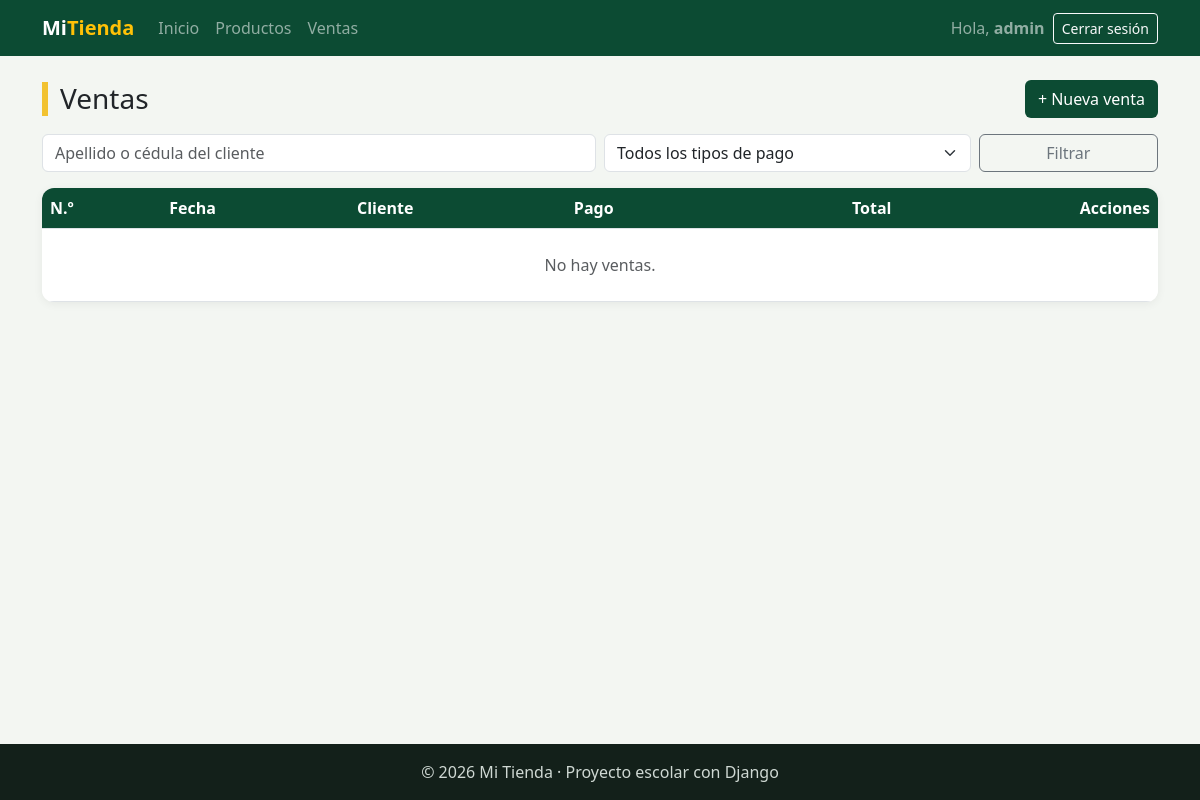
The page /facturacion/ventas/ (signed in) on the database as committed earlier.
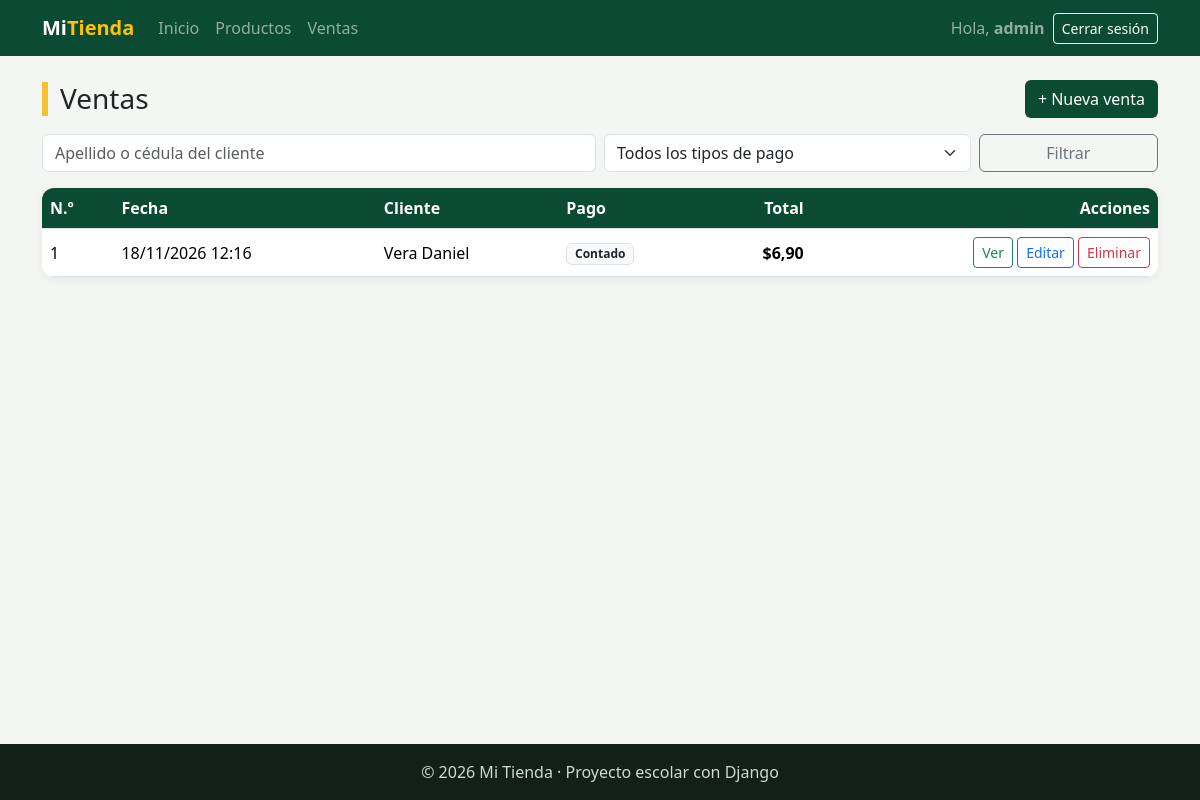
The same page on the database as committed later.
### facturacion/models.py (models this page shows, shortened)
class ModeloBase(models.Model):
    user = models.ForeignKey(                    # 1:N con User: un usuario registra muchos registros
        User,
        on_delete=models.SET_NULL,               # Si borran al usuario, el registro se queda con user vacío
        null=True,                               # SET_NULL necesita que la columna acepte NULL
        blank=True,
        editable=False,                          # No aparece en formularios: lo llena la VISTA, no la persona
        related_name="%(class)s_registrados",    # %(class)s = nombre del modelo → user.producto_registrados
        verbose_name="Registrado por",
    )
    fecha_creacion = models.DateTimeField("Fecha de creación", auto_now_add=True)   # Se llena sola al CREAR
    fecha_modificacion = models.DateTimeField("Última modificación", auto_now=True) # Se actualiza sola en CADA save()
    class Meta:
        abstract = True                          # ← LA CLAVE: modelo "molde", sin tabla propia

class Venta(ModeloBase):
    cliente = models.ForeignKey(Cliente, on_delete=models.PROTECT, related_name="ventas")   # 1:N
    fecha_hora = models.DateTimeField("Fecha y hora", default=timezone.now)   # default: la hora actual, editable
    subtotal = models.DecimalField(max_digits=12, decimal_places=2, default=0, editable=False)
    iva = models.DecimalField("IVA", max_digits=12, decimal_places=2, default=0, editable=False)
    total = models.DecimalField(max_digits=12, decimal_places=2, default=0, editable=False)
    tipo_pago = models.CharField(
        "Tipo de pago",
        max_length=15,
        choices=TipoPago.choices,                # Solo acepta contado, credito, transferencia o tarjeta
        default=TipoPago.CONTADO,
    )
    class Meta:
        verbose_name = "Venta"
        verbose_name_plural = "Ventas"
        ordering = ["-fecha_hora"]               # La más reciente primero

class Cliente(ModeloBase):
    cedula = models.CharField("Cédula", max_length=10, unique=True)
    nombres = models.CharField(max_length=80)
    apellidos = models.CharField(max_length=80)
    email = models.EmailField("Correo", blank=True)
    telefono = models.CharField("Teléfono", max_length=15, blank=True)
    direccion = models.CharField("Dirección", max_length=200, blank=True)
    class Meta:
        verbose_name = "Cliente"
        verbose_name_plural = "Clientes"
        ordering = ["apellidos", "nombres"]
    def __str__(self):
        return f"{self.apellidos} {self.nombres}"

### facturacion/views.py (the view)
# urls.py: path("ventas/", views.VentaListView.as_view(), name="venta_lista"),
class VentaListView(LoginRequiredMixin, ListView):
    model = Venta
    template_name = "facturacion/venta_lista.html"
    context_object_name = "ventas"
    paginate_by = 10
    extra_context = {"titulo": "Ventas", "tipos_pago": TipoPago.choices}   # opciones para el filtro
    def get_queryset(self):
        ventas = super().get_queryset().select_related("cliente")   # trae el cliente en el mismo JOIN
        q = self.request.GET.get("q", "")
        tipo = self.request.GET.get("tipo_pago", "")
        if q:   # Q(...) | Q(...) = condición con OR: por apellido O por cédula
            ventas = ventas.filter(Q(cliente__apellidos__icontains=q) | Q(cliente__cedula__icontains=q))
        if tipo:
            ventas = ventas.filter(tipo_pago=tipo)
        return ventas
    def get_context_data(self, **kwargs):
        contexto = super().get_context_data(**kwargs)
        contexto["q"] = self.request.GET.get("q", "")
        contexto["tipo_pago"] = self.request.GET.get("tipo_pago", "")
        return contexto

### facturacion/templates/facturacion/venta_lista.html (shortened to what this page needs)
{% extends "base.html" %}
{% block contenido %}
<div class="d-flex justify-content-between align-items-center flex-wrap gap-2 mb-3">
    <h1 class="h3 titulo-pagina m-0">{{ titulo }}</h1>
    <a href="{% url 'facturacion:venta_crear' %}" class="btn btn-verde">+ Nueva venta</a>
</div>
<form method="get" class="row g-2 mb-3">
    <div class="col-md-6"><input type="text" name="q" value="{{ q }}" class="form-control" placeholder="Apellido o cédula del cliente"></div>
    <div class="col-md-4">
        <select name="tipo_pago" class="form-select">
            <option value="">Todos los tipos de pago</option>
        </select>
    </div>
    <div class="col-md-2"><button type="submit" class="btn btn-outline-secondary w-100">Filtrar</button></div>
</form>
<div class="tarjeta p-0 table-responsive">
    <table class="table table-hover align-middle m-0">
        <thead>
            <tr><th>N.º</th><th>Fecha</th><th>Cliente</th><th>Pago</th><th class="text-end">Total</th><th class="text-end">Acciones</th></tr>
        </thead>
        <tbody>
            {% for venta in ventas %}
            <tr>
                <td>{{ venta.pk }}</td>
                <td>{{ venta.fecha_hora|date:"d/m/Y H:i" }}</td>
                <td>{{ venta.cliente }}</td>
                <td><span class="badge bg-light text-dark border">{{ venta.get_tipo_pago_display }}</span></td>
                <td class="text-end fw-semibold">${{ venta.total }}</td>
                <td class="text-end text-nowrap">
                    <a href="{% url 'facturacion:venta_detalle' venta.pk %}" class="btn btn-sm btn-outline-success">Ver</a>
                    <a href="{% url 'facturacion:venta_editar' venta.pk %}" class="btn btn-sm btn-outline-primary">Editar</a>
                    <a href="{% url 'facturacion:venta_eliminar' venta.pk %}" class="btn btn-sm btn-outline-danger">Eliminar</a>
                </td>
            </tr>
            {% empty %}
            <tr><td colspan="6" class="text-center text-muted py-4">No hay ventas.</td></tr>
            {% endfor %}
        </tbody>
    </table>
</div>
{% endblock %}

Rows that differ between the two databases and show on the page:
added Venta: pk "1", fecha_hora "18/11/2026 12:16", cliente "Vera Daniel", tipo_pago "Contado", total "6,90"
Other text that changed with them:
text no longer shown: "No hay ventas."
